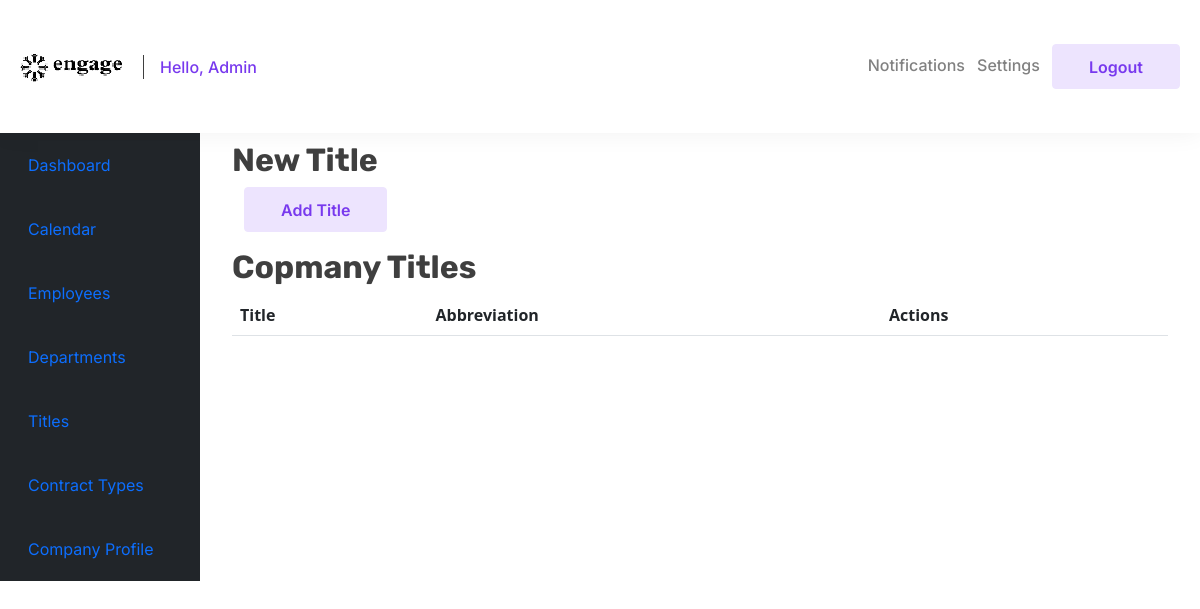
The page /add_title/ (signed in) on the database as committed earlier.
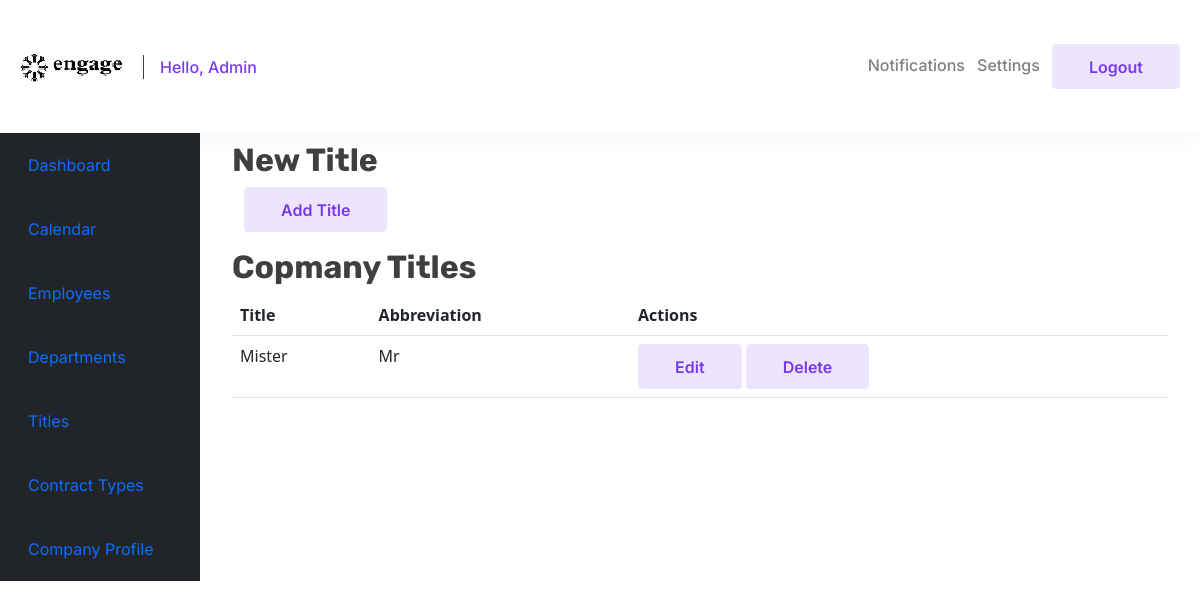
The same page on the database as committed later.
### accounts/models.py (models this page shows, shortened)
class Title(models.Model):
    name = models.CharField(max_length=100)
    abbreviation = models.CharField(max_length=100, null=True)
    company = models.ForeignKey(Company, on_delete=models.CASCADE)

### accounts/views.py (the view, shortened to what this page needs)
# urls.py: path('add_title/', views.add_title, name='add_title'),
def add_title(request):
    context = {}
    titles = Title.objects.filter(company=request.user.company)
    context = {
        'title_form': TitleForm,
        'titles': titles,
        }
    return render(request, 'accounts/add_title.html', context)

### accounts/templates/accounts/add_title.html (shortened to what this page needs)
{% extends 'accounts/logged_in.html' %}
{% load crispy_forms_tags %}
{% block auth_content %}
<h2>New Title</h2>
<form method="POST">
    <div class="container">
        <button type="button" class="btn btn-success mb-3" data-bs-toggle="modal" data-bs-target="#addTitleModal">
            Add Title
          </button>
    </div>
<h2>Copmany Titles</h2>
<table class="table">
  <thead>
      <tr>
          <th>Title</th>
          <th>Abbreviation</th>
          <th>Actions</th>
      </tr>
  </thead>
  <tbody>
      {% for title in titles %}
      <tr>
          <td>{{ title.name }}</td>
          <td>{{ title.abbreviation }}</td>
          <td>
              <a href="#" class="btn btn-primary">Edit</a>
              <a href="#" class="btn btn-danger">Delete</a>
          </td>
      </tr>
      {% endfor %}
  </tbody>
{% endblock %}

Rows that differ between the two databases and show on the page:
added Title: name "Mister", abbreviation "Mr"
